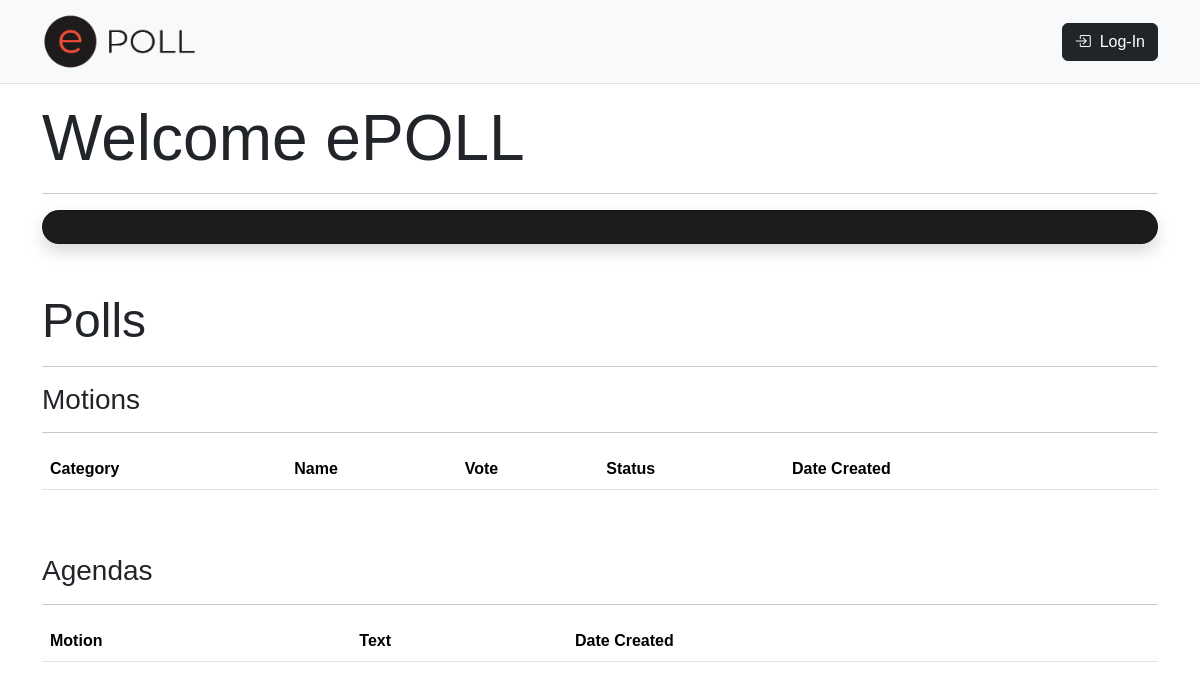
Page /account/agendas/ on the earlier database version.
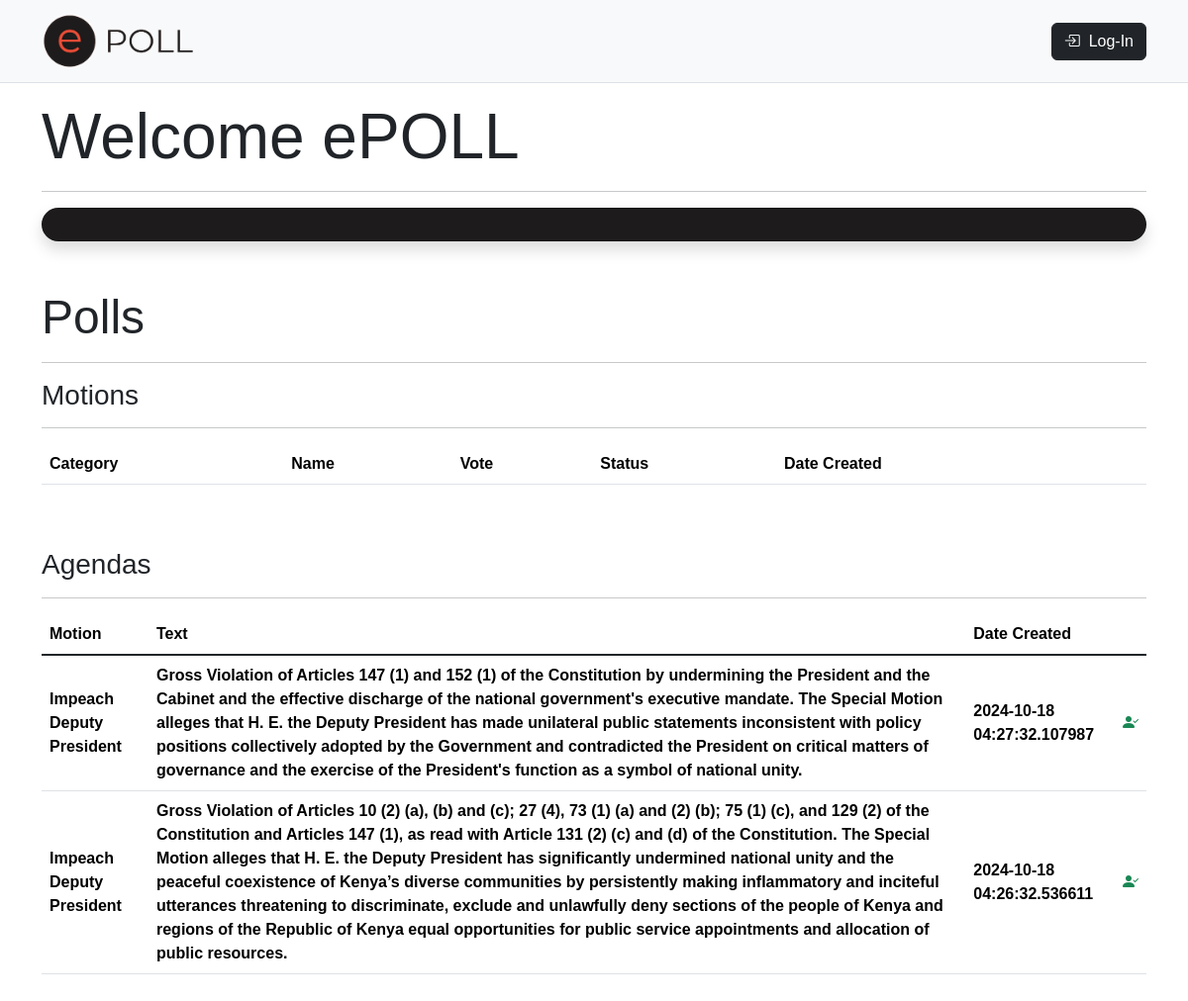
Same page on the later database version.
### app/models.py (models this page shows)
class Agenda(db.Model):
    __tablename__ = "agenda"
    id = db.Column(db.Integer, primary_key=True, autoincrement=True)
    motion_id = db.Column(db.Integer, db.ForeignKey('motion.id', name='fk_motion_id'), nullable=False)
    text = db.Column(db.Text, nullable=False)
    created_at = db.Column(db.DateTime, nullable=False)
    updated_at = db.Column(db.DateTime(timezone=True), onupdate=db.func.now())
    agendavotes = db.relationship('AgendaVote', backref='agenda', lazy=True)

class Motion(db.Model):
    __tablename__ = "motion"
    id = db.Column(db.Integer, primary_key=True, autoincrement=True)
    category_id = db.Column(db.Integer, db.ForeignKey('categories.id', name='fk_category_id'), nullable=False)
    name = db.Column(db.String(100), nullable=False)
    text = db.Column(db.String(500), nullable=False)
    final_vote = db.Column(db.Enum(FinalVote), nullable=False, default=FinalVote.NO_VOTES)
    status = db.Column(db.Enum(MotionStatus), nullable=False, default=MotionStatus.DRAFT)
    created_at = db.Column(db.DateTime, nullable=False)
    updated_at = db.Column(db.DateTime(timezone=True), onupdate=db.func.now())
    motionvotes = db.relationship('MotionVote', backref='motion', lazy=True)
    agendas = db.relationship('Agenda', backref='motion', lazy=True)

### app/account.py (the view)
@accbp.route('/agendas/')
def agendas():
    count_agenda = Agenda.query.count()
    page = request.args.get('page', 1, type=int)
    page_size = request.args.get('page_size', 20, type=int)  # Get page size from query params or default to 20
    agendalist = Agenda.query.order_by(Agenda.created_at.desc()).paginate(page=page, per_page=page_size)
    if not agendalist:
        flash('No Agenda records added Yet!', 'warning')
    return render_template('pages/index.html', count_agenda=count_agenda, agendalist=agendalist, POLLS=True)

### app/templates/pages/index.html (shortened to what this page needs)
{% extends "shared/layout.html" %}
{% block content %}
<div class="container mt-3">
  <h3 class="display-3">Welcome ePOLL</h3>
  <hr>
  <section id="profileSection" name="profileSection" class="mb-5">
    <div class="card shadow text-light rounded-5" style="background-color: #1D1B1B;">
      <div class="card-body">
      </div>
    </div>
  </section>
  <h4 class="display-5">Polls</h4>
  <hr>
  <section id="motionSection" name="motionSection" class="mb-5">
    <h3>Motions</h4>
    <hr>
    <div class="table-responsive">
      <table class="table table-hover align-content-center">
          <thead>
              <tr class="align-middle">
                  <th scope="col">Category</th>
                  <th scope="col">Name</th>
                  <th scope="col">Vote</th>
                  <th scope="col">Status</th>
                  <th scope="col">Date Created</th>
                  <th scope="col"></th>
              </tr>
          </thead>
      </table>
    </div>
  </section>
  <section id="agendaSection" name="agendaSection" class="mb-5">
    <h3>Agendas</h4>
    <hr>
    <div class="table-responsive">
      <table class="table table-hover align-content-center">
          <thead>
              <tr class="align-middle">
                  <th scope="col">Motion</th>
                  <th scope="col">Text</th>
                  <th scope="col">Date Created</th>
                  <th scope="col"></th>
              </tr>
          </thead>
          <tbody class="table-group-divider align-content-center">
              {% for agenda in agendalist %}
                  <tr class="clickable-row align-middle" data-href="#">
                      <th scope="row">{{agenda.motion.name}}</th>
                      <th scope="row">{{agenda.text}}</th>
                      <th scope="row">{{agenda.created_at}}</th>
                      <td scope="row">
                          <a href="{{ url_for('poll.new_agendavote', id=agenda.id) }}"><i class="bi bi-person-check-fill text-success"></i></a>
                      </td>
                  </tr>
              {% endfor %}
          </tbody>
      </table>
    </div>
  </section>
</div>
{% endblock %}

Differences in the rows shown:
added Agenda: motion.name "Impeach Deputy President", text "Gross Violation of Articles 147 (1) and 152 (1) of the Constitution by undermining the President and the Cabinet and the effective discharge of the national government's executive mandate. The Special Motion alleges that H. E. the Deputy President has made unilateral public statements inconsistent with policy positions collectively adopted by the Government and contradicted the President on critical matters of governance and the exercise of the President's function as a symbol of national unity.", created_at "2024-10-18 04:27:32.107987"
added Agenda: motion.name "Impeach Deputy President", text "Gross Violation of Articles 10 (2) (a), (b) and (c); 27 (4), 73 (1) (a) and (2) (b); 75 (1) (c), and 129 (2) of the Constitution and Articles 147 (1), as read with Article 131 (2) (c) and (d) of the Constitution. The Special Motion alleges that H. E. the Deputy President has significantly undermined national unity and the peaceful coexistence of Kenya’s diverse communities by persistently making inflammatory and inciteful utterances threatening to discriminate, exclude and unlawfully deny sections of the people of Kenya and regions of the Republic of Kenya equal opportunities for public service appointments and allocation of public resources.", created_at "2024-10-18 04:26:32.536611"
